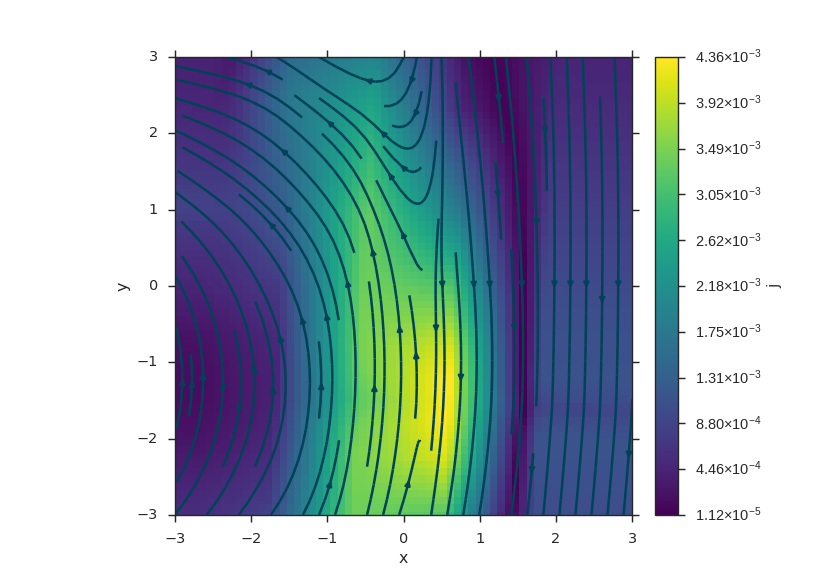

The script that drew this image:
from os import path

import numpy as np
import viscid
from viscid.plot import vpyplot as vlt


viscid.readers.openggcm.GGCMFile.read_log_file = True
viscid.readers.openggcm.GGCMGrid.mhd_to_gse_on_read = 'auto'


f3d = viscid.load_file(path.join(viscid.sample_dir, 'sample_xdmf.3d.xdmf'))

# make N and L directions for LMN magnetopause boundary normal crds
p0 = (9.0, 0.0, 1.5)
plane = viscid.Plane(p0, pN=[0, -1, 0], pL=[1, 0, 0.05], len_l=[-3, 3],
                     len_m=6.0, nl=64, nm=64)
slc = "x=6j:11j, y=-1j:1j, z=-10j:10j"
b = viscid.interp_trilin(f3d['b'][slc], plane)
j = viscid.interp_trilin(f3d['j'][slc], plane)

# rotate the vector so its components are in / normal to the plane
# that we interpolated onto
xyz_to_lmn = plane.get_rotation().T
b = b.wrap(np.einsum("ij,lm...j->lm...i", xyz_to_lmn, b))
j = j.wrap(np.einsum("ij,lm...j->lm...i", xyz_to_lmn, j))

vlt.plot(viscid.magnitude(j))
vlt.streamplot(b)

vlt.show()
